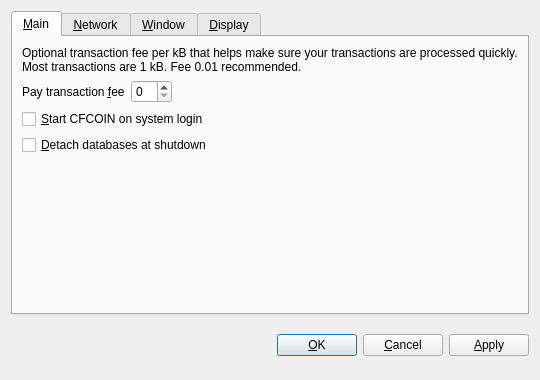
<?xml version="1.0" encoding="UTF-8"?>
<ui version="4.0">
 <class>OptionsDialog</class>
 <widget class="QDialog" name="OptionsDialog">
  <property name="geometry">
   <rect>
    <x>0</x>
    <y>0</y>
    <width>540</width>
    <height>380</height>
   </rect>
  </property>
  <property name="windowTitle">
   <string>Options</string>
  </property>
  <property name="modal">
   <bool>true</bool>
  </property>
  <layout class="QVBoxLayout" name="verticalLayout">
   <item>
    <widget class="QTabWidget" name="tabWidget">
     <property name="tabPosition">
      <enum>QTabWidget::North</enum>
     </property>
     <property name="currentIndex">
      <number>0</number>
     </property>
     <widget class="QWidget" name="tabMain">
      <attribute name="title">
       <string>&amp;Main</string>
      </attribute>
      <layout class="QVBoxLayout" name="verticalLayout_Main">
       <item>
        <widget class="QLabel" name="transactionFeeInfoLabel">
         <property name="text">
          <string>Optional transaction fee per kB that helps make sure your transactions are processed quickly. Most transactions are 1 kB. Fee 0.01 recommended.</string>
         </property>
         <property name="textFormat">
          <enum>Qt::PlainText</enum>
         </property>
         <property name="wordWrap">
          <bool>true</bool>
         </property>
        </widget>
       </item>
       <item>
        <layout class="QHBoxLayout" name="horizontalLayout_Main">
         <item>
          <widget class="QLabel" name="transactionFeeLabel">
           <property name="text">
            <string>Pay transaction &amp;fee</string>
           </property>
           <property name="textFormat">
            <enum>Qt::PlainText</enum>
           </property>
           <property name="buddy">
            <cstring>transactionFee</cstring>
           </property>
          </widget>
         </item>
         <item>
          <widget class="BitcoinAmountField" name="transactionFee"/>
         </item>
         <item>
          <spacer name="horizontalSpacer_Main">
           <property name="orientation">
            <enum>Qt::Horizontal</enum>
           </property>
           <property name="sizeHint" stdset="0">
            <size>
             <width>40</width>
             <height>20</height>
            </size>
           </property>
          </spacer>
         </item>
        </layout>
       </item>
       <item>
        <widget class="QCheckBox" name="bitcoinAtStartup">
         <property name="toolTip">
          <string>Automatically start CFCOIN after logging in to the system.</string>
         </property>
         <property name="text">
          <string>&amp;Start CFCOIN on system login</string>
         </property>
        </widget>
       </item>
       <item>
        <widget class="QCheckBox" name="detachDatabases">
         <property name="toolTip">
          <string>Detach block and address databases at shutdown. This means they can be moved to another data directory, but it slows down shutdown. The wallet is always detached.</string>
         </property>
         <property name="text">
          <string>&amp;Detach databases at shutdown</string>
         </property>
        </widget>
       </item>
       <item>
        <spacer name="verticalSpacer_Main">
         <property name="orientation">
          <enum>Qt::Vertical</enum>
         </property>
         <property name="sizeHint" stdset="0">
          <size>
           <width>20</width>
           <height>40</height>
          </size>
         </property>
        </spacer>
       </item>
      </layout>
     </widget>
     <widget class="QWidget" name="tabNetwork">
      <attribute name="title">
       <string>&amp;Network</string>
      </attribute>
      <layout class="QVBoxLayout" name="verticalLayout_Network">
       <item>
        <widget class="QCheckBox" name="mapPortUpnp">
         <property name="toolTip">
          <string>Automatically open the CFCOIN client port on the router. This only works when your router supports UPnP and it is enabled.</string>
         </property>
         <property name="text">
          <string>Map port using &amp;UPnP</string>
         </property>
        </widget>
       </item>
       <item>
        <widget class="QCheckBox" name="connectSocks">
         <property name="toolTip">
          <string>Connect to the CFCOIN network through a SOCKS proxy (e.g. when connecting through Tor).</string>
         </property>
         <property name="text">
          <string>&amp;Connect through SOCKS proxy:</string>
         </property>
        </widget>
       </item>
       <item>
        <layout class="QHBoxLayout" name="horizontalLayout_Network">
         <item>
          <widget class="QLabel" name="proxyIpLabel">
           <property name="text">
            <string>Proxy &amp;IP:</string>
           </property>
           <property name="textFormat">
            <enum>Qt::PlainText</enum>
           </property>
           <property name="buddy">
            <cstring>proxyIp</cstring>
           </property>
          </widget>
         </item>
         <item>
          <widget class="QValidatedLineEdit" name="proxyIp">
           <property name="maximumSize">
            <size>
             <width>140</width>
             <height>16777215</height>
            </size>
           </property>
           <property name="toolTip">
            <string>IP address of the proxy (e.g. 127.0.0.1)</string>
           </property>
          </widget>
         </item>
         <item>
          <widget class="QLabel" name="proxyPortLabel">
           <property name="text">
            <string>&amp;Port:</string>
           </property>
           <property name="textFormat">
            <enum>Qt::PlainText</enum>
           </property>
           <property name="buddy">
            <cstring>proxyPort</cstring>
           </property>
          </widget>
         </item>
         <item>
          <widget class="QLineEdit" name="proxyPort">
           <property name="maximumSize">
            <size>
             <width>55</width>
             <height>16777215</height>
            </size>
           </property>
           <property name="toolTip">
            <string>Port of the proxy (e.g. 9050)</string>
           </property>
          </widget>
         </item>
         <item>
          <widget class="QLabel" name="socksVersionLabel">
           <property name="text">
            <string>SOCKS &amp;Version:</string>
           </property>
           <property name="textFormat">
            <enum>Qt::PlainText</enum>
           </property>
           <property name="buddy">
            <cstring>socksVersion</cstring>
           </property>
          </widget>
         </item>
         <item>
          <widget class="QValueComboBox" name="socksVersion">
           <property name="toolTip">
            <string>SOCKS version of the proxy (e.g. 5)</string>
           </property>
          </widget>
         </item>
         <item>
          <spacer name="horizontalSpacer_Network">
           <property name="orientation">
            <enum>Qt::Horizontal</enum>
           </property>
           <property name="sizeHint" stdset="0">
            <size>
             <width>40</width>
             <height>20</height>
            </size>
           </property>
          </spacer>
         </item>
        </layout>
       </item>
       <item>
        <spacer name="verticalSpacer_Network">
         <property name="orientation">
          <enum>Qt::Vertical</enum>
         </property>
         <property name="sizeHint" stdset="0">
          <size>
           <width>20</width>
           <height>40</height>
          </size>
         </property>
        </spacer>
       </item>
      </layout>
     </widget>
     <widget class="QWidget" name="tabWindow">
      <attribute name="title">
       <string>&amp;Window</string>
      </attribute>
      <layout class="QVBoxLayout" name="verticalLayout_Window">
       <item>
        <widget class="QCheckBox" name="minimizeToTray">
         <property name="toolTip">
          <string>Show only a tray icon after minimizing the window.</string>
         </property>
         <property name="text">
          <string>&amp;Minimize to the tray instead of the taskbar</string>
         </property>
        </widget>
       </item>
       <item>
        <widget class="QCheckBox" name="minimizeOnClose">
         <property name="toolTip">
          <string>Minimize instead of exit the application when the window is closed. When this option is enabled, the application will be closed only after selecting Quit in the menu.</string>
         </property>
         <property name="text">
          <string>M&amp;inimize on close</string>
         </property>
        </widget>
       </item>
       <item>
        <spacer name="verticalSpacer_Window">
         <property name="orientation">
          <enum>Qt::Vertical</enum>
         </property>
         <property name="sizeHint" stdset="0">
          <size>
           <width>20</width>
           <height>40</height>
          </size>
         </property>
        </spacer>
       </item>
      </layout>
     </widget>
     <widget class="QWidget" name="tabDisplay">
      <attribute name="title">
       <string>&amp;Display</string>
      </attribute>
      <layout class="QVBoxLayout" name="verticalLayout_Display">
       <item>
        <layout class="QHBoxLayout" name="horizontalLayout_1_Display">
         <item>
          <widget class="QLabel" name="langLabel">
           <property name="text">
            <string>User Interface &amp;language:</string>
           </property>
           <property name="textFormat">
            <enum>Qt::PlainText</enum>
           </property>
           <property name="buddy">
            <cstring>lang</cstring>
           </property>
          </widget>
         </item>
         <item>
          <widget class="QValueComboBox" name="lang">
           <property name="toolTip">
            <string>The user interface language can be set here. This setting will take effect after restarting CFCOIN.</string>
           </property>
          </widget>
         </item>
        </layout>
       </item>
       <item>
        <layout class="QHBoxLayout" name="horizontalLayout_2_Display">
         <item>
          <widget class="QLabel" name="unitLabel">
           <property name="text">
            <string>&amp;Unit to show amounts in:</string>
           </property>
           <property name="textFormat">
            <enum>Qt::PlainText</enum>
           </property>
           <property name="buddy">
            <cstring>unit</cstring>
           </property>
          </widget>
         </item>
         <item>
          <widget class="QValueComboBox" name="unit">
           <property name="toolTip">
            <string>Choose the default subdivision unit to show in the interface and when sending coins.</string>
           </property>
          </widget>
         </item>
        </layout>
       </item>
       <item>
        <widget class="QCheckBox" name="displayAddresses">
         <property name="toolTip">
          <string>Whether to show CFCOIN addresses in the transaction list or not.</string>
         </property>
         <property name="text">
          <string>&amp;Display addresses in transaction list</string>
         </property>
        </widget>
       </item>
       <item>
        <widget class="QCheckBox" name="coinControlFeatures">
         <property name="toolTip">
          <string>Whether to show coin control features or not.</string>
         </property>
         <property name="text">
          <string>Display coin &amp;control features (experts only!)</string>
         </property>
        </widget>
       </item>
       <item>
        <spacer name="verticalSpacer_Display">
         <property name="orientation">
          <enum>Qt::Vertical</enum>
         </property>
         <property name="sizeHint" stdset="0">
          <size>
           <width>20</width>
           <height>40</height>
          </size>
         </property>
        </spacer>
       </item>
      </layout>
     </widget>
    </widget>
   </item>
   <item>
    <layout class="QHBoxLayout" name="horizontalLayout_Buttons">
     <item>
      <spacer name="horizontalSpacer_1">
       <property name="orientation">
        <enum>Qt::Horizontal</enum>
       </property>
       <property name="sizeHint" stdset="0">
        <size>
         <width>40</width>
         <height>48</height>
        </size>
       </property>
      </spacer>
     </item>
     <item>
      <widget class="QLabel" name="statusLabel">
       <property name="font">
        <font>
         <weight>75</weight>
         <bold>true</bold>
        </font>
       </property>
       <property name="text">
        <string/>
       </property>
       <property name="textFormat">
        <enum>Qt::PlainText</enum>
       </property>
       <property name="wordWrap">
        <bool>true</bool>
       </property>
      </widget>
     </item>
     <item>
      <spacer name="horizontalSpacer_2">
       <property name="orientation">
        <enum>Qt::Horizontal</enum>
       </property>
       <property name="sizeHint" stdset="0">
        <size>
         <width>40</width>
         <height>48</height>
        </size>
       </property>
      </spacer>
     </item>
     <item>
      <widget class="QPushButton" name="okButton">
       <property name="text">
        <string>&amp;OK</string>
       </property>
      </widget>
     </item>
     <item>
      <widget class="QPushButton" name="cancelButton">
       <property name="text">
        <string>&amp;Cancel</string>
       </property>
       <property name="autoDefault">
        <bool>false</bool>
       </property>
      </widget>
     </item>
     <item>
      <widget class="QPushButton" name="applyButton">
       <property name="text">
        <string>&amp;Apply</string>
       </property>
       <property name="autoDefault">
        <bool>false</bool>
       </property>
      </widget>
     </item>
    </layout>
   </item>
  </layout>
 </widget>
 <customwidgets>
  <customwidget>
   <class>BitcoinAmountField</class>
   <extends>QSpinBox</extends>
   <header>bitcoinamountfield.h</header>
  </customwidget>
  <customwidget>
   <class>QValueComboBox</class>
   <extends>QComboBox</extends>
   <header>qvaluecombobox.h</header>
  </customwidget>
  <customwidget>
   <class>QValidatedLineEdit</class>
   <extends>QLineEdit</extends>
   <header>qvalidatedlineedit.h</header>
  </customwidget>
 </customwidgets>
 <resources/>
 <connections/>
</ui>
